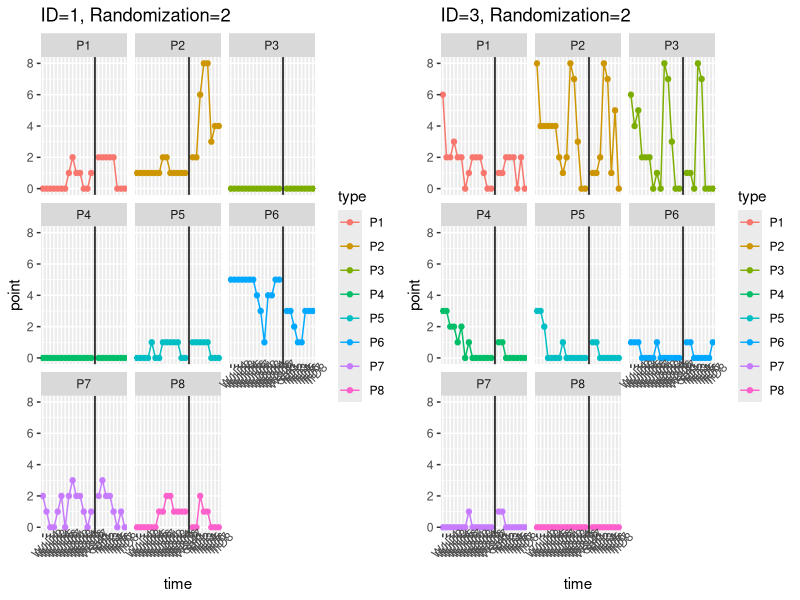
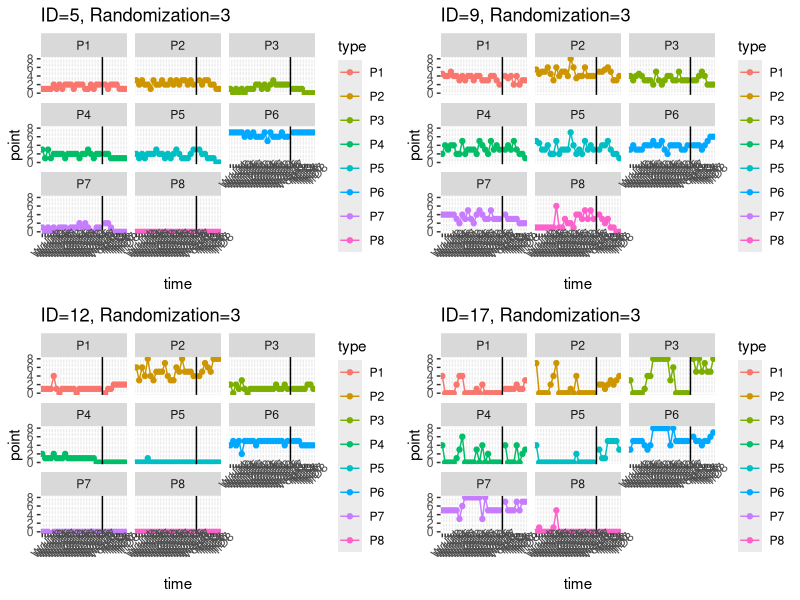
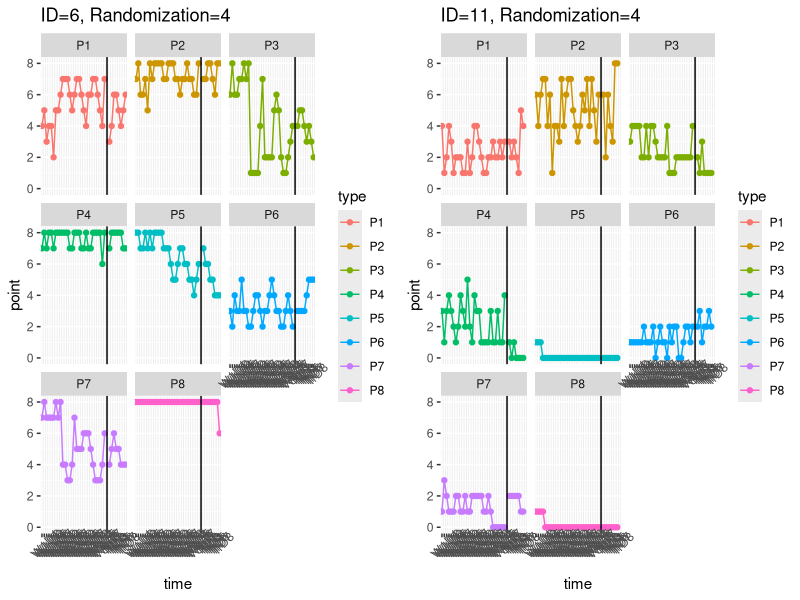

Write the R code that produced these figures, in order.
## ---- chunk 1
knitr::opts_chunk$set(echo = TRUE)
## ---- chunk 2
library(ggplot2)
library(readxl)
library(tidyverse)
library(ggpubr)
data<- read_excel("Daily Monitor Tracking Log.xlsx")
## ---- chunk 3
#Two weeks
#1
data1 <- data[c(1:8),]
data1 <- data1[, colSums(is.na(data1)) != nrow(data1)]
data1 <- data1[,-c(1:3)]
x <- rep(NA,8)
data1 <- cbind(data1[,c(1:14)], x, data1[,c(15:22)])
time <- rep(c("W1D1","W1D2","W1D3","W1D4","W1D5","W1D6","W1D7","W2D1","W2D2","W2D3","W2D4","W2D5","W2D6","W2D7","Split","TrD1","TrD2","TrD3","TrD4","TrD5","TrD6","TrD7","TrD8"),8)
point <- c(t(as.matrix(data1)))
type <- rep(c("P1","P2","P3","P4","P5","P6","P7","P8"),each=23)
df <- data.frame(time=time,point=point,type=type)
df$time <- factor(df$time,levels=c("W1D1","W1D2","W1D3","W1D4","W1D5","W1D6","W1D7","W2D1","W2D2","W2D3","W2D4","W2D5","W2D6","W2D7","Split","TrD1","TrD2","TrD3","TrD4","TrD5","TrD6","TrD7","TrD8"))
p1 <- ggplot(data=df,mapping=aes(x=time,y=point,group=type,colour=type))+geom_line()+geom_point()+theme(axis.text.x=element_text(angle=45))+scale_y_continuous(limits = c(0, 8))+ggtitle("ID=1, Randomization=2")+facet_wrap(~type)+geom_vline(xintercept=15)

#2

data2 <- data[c(17:24),]
data2 <- data2[, colSums(is.na(data2)) != nrow(data2)]
data2 <- data2[,-c(1:3)]
x <- rep(NA,8)
data2 <- cbind(data2[,c(1:14)], x, data2[,c(15:22)])
time <- rep(c("W1D1","W1D2","W1D3","W1D4","W1D5","W1D6","W1D7","W2D1","W2D2","W2D3","W2D4","W2D5","W2D6","W2D7","Split","TrD1","TrD2","TrD3","TrD4","TrD5","TrD6","TrD7","TrD8"),8)
point <- c(t(as.matrix(data2)))
type <- rep(c("P1","P2","P3","P4","P5","P6","P7","P8"),each=23)
df <- data.frame(time=time,point=point,type=type)
df$time <- factor(df$time,levels=c("W1D1","W1D2","W1D3","W1D4","W1D5","W1D6","W1D7","W2D1","W2D2","W2D3","W2D4","W2D5","W2D6","W2D7","Split","TrD1","TrD2","TrD3","TrD4","TrD5","TrD6","TrD7","TrD8"))
p2 <- ggplot(data=df,mapping=aes(x=time,y=point,group=type,colour=type))+geom_line()+geom_point()+theme(axis.text.x=element_text(angle=45))+scale_y_continuous(limits = c(0, 8))+ggtitle("ID=3, Randomization=2")+facet_wrap(~type)+geom_vline(xintercept=15)
ggarrange(p1,p2,ncol=2,nrow=1)
## ---- chunk 4
#Three weeks
#3
data3 <- data[c(9:16),]
data3 <- data3[, colSums(is.na(data3)) != nrow(data3)]
data3 <- data3[,-c(1:3)]
x <- rep(NA,8)
data3 <- cbind(data3[,c(1:21)], x, data3[,c(22:29)])
time <- rep(c("W1D1","W1D2","W1D3","W1D4","W1D5","W1D6","W1D7","W2D1","W2D2","W2D3","W2D4","W2D5","W2D6","W2D7","W3D1","W3D2","W3D3","W3D4","W3D5","W3D6","W3D7","Split","TrD1","TrD2","TrD3","TrD4","TrD5","TrD6","TrD7","TrD8"),8)
point <- c(t(as.matrix(data3)))
type <- rep(c("P1","P2","P3","P4","P5","P6","P7","P8"),each=30)
df <- data.frame(time=time,point=point,type=type)
df$time <- factor(df$time,levels=c("W1D1","W1D2","W1D3","W1D4","W1D5","W1D6","W1D7","W2D1","W2D2","W2D3","W2D4","W2D5","W2D6","W2D7","W3D1","W3D2","W3D3","W3D4","W3D5","W3D6","W3D7","Split","TrD1","TrD2","TrD3","TrD4","TrD5","TrD6","TrD7","TrD8"))
p3 <- ggplot(data=df,mapping=aes(x=time,y=point,group=type,colour=type))+geom_line()+geom_point()+theme(axis.text.x=element_text(angle=45))+scale_y_continuous(limits = c(0, 8))+ggtitle("ID=5, Randomization=3")+facet_wrap(~type)+geom_vline(xintercept=22)

#4
data4 <- data[c(33:40),]
data4 <- data4[, colSums(is.na(data4)) != nrow(data4)]
data4 <- data4[,-c(1:3)]
x <- rep(NA,8)
data4 <- cbind(data4[,c(1:21)], x, data4[,c(22:29)])
time <- rep(c("W1D1","W1D2","W1D3","W1D4","W1D5","W1D6","W1D7","W2D1","W2D2","W2D3","W2D4","W2D5","W2D6","W2D7","W3D1","W3D2","W3D3","W3D4","W3D5","W3D6","W3D7","Split","TrD1","TrD2","TrD3","TrD4","TrD5","TrD6","TrD7","TrD8"),8)
point <- c(t(as.matrix(data4)))
type <- rep(c("P1","P2","P3","P4","P5","P6","P7","P8"),each=30)
df <- data.frame(time=time,point=point,type=type)
df$time <- factor(df$time,levels=c("W1D1","W1D2","W1D3","W1D4","W1D5","W1D6","W1D7","W2D1","W2D2","W2D3","W2D4","W2D5","W2D6","W2D7","W3D1","W3D2","W3D3","W3D4","W3D5","W3D6","W3D7","Split","TrD1","TrD2","TrD3","TrD4","TrD5","TrD6","TrD7","TrD8"))
p4 <- ggplot(data=df,mapping=aes(x=time,y=point,group=type,colour=type))+geom_line()+geom_point()+theme(axis.text.x=element_text(angle=45))+scale_y_continuous(limits = c(0, 8))+ggtitle("ID=9, Randomization=3")+facet_wrap(~type)+geom_vline(xintercept=22)

#5
data5 <- data[c(41:48),]
data5 <- data5[, colSums(is.na(data5)) != nrow(data5)]
data5 <- data5[,-c(1:3)]
x <- rep(NA,8)
data5 <- cbind(data5[,c(1:21)], x, data5[,c(22:29)])
time <- rep(c("W1D1","W1D2","W1D3","W1D4","W1D5","W1D6","W1D7","W2D1","W2D2","W2D3","W2D4","W2D5","W2D6","W2D7","W3D1","W3D2","W3D3","W3D4","W3D5","W3D6","W3D7","Split","TrD1","TrD2","TrD3","TrD4","TrD5","TrD6","TrD7","TrD8"),8)
point <- c(t(as.matrix(data5)))
type <- rep(c("P1","P2","P3","P4","P5","P6","P7","P8"),each=30)
df <- data.frame(time=time,point=point,type=type)
df$time <- factor(df$time,levels=c("W1D1","W1D2","W1D3","W1D4","W1D5","W1D6","W1D7","W2D1","W2D2","W2D3","W2D4","W2D5","W2D6","W2D7","W3D1","W3D2","W3D3","W3D4","W3D5","W3D6","W3D7","Split","TrD1","TrD2","TrD3","TrD4","TrD5","TrD6","TrD7","TrD8"))
p5 <- ggplot(data=df,mapping=aes(x=time,y=point,group=type,colour=type))+geom_line()+geom_point()+theme(axis.text.x=element_text(angle=45))+scale_y_continuous(limits = c(0, 8))+ggtitle("ID=12, Randomization=3")+facet_wrap(~type)+geom_vline(xintercept=22)

#6
data6 <- data[c(57:64),]
data6 <- data6[, colSums(is.na(data6)) != nrow(data6)]
data6 <- data6[,-c(1:3)]
x <- rep(NA,8)
data6 <- cbind(data6[,c(1:21)], x, data6[,c(22:29)])
time <- rep(c("W1D1","W1D2","W1D3","W1D4","W1D5","W1D6","W1D7","W2D1","W2D2","W2D3","W2D4","W2D5","W2D6","W2D7","W3D1","W3D2","W3D3","W3D4","W3D5","W3D6","W3D7","Split","TrD1","TrD2","TrD3","TrD4","TrD5","TrD6","TrD7","TrD8"),8)
point <- c(t(as.matrix(data6)))
type <- rep(c("P1","P2","P3","P4","P5","P6","P7","P8"),each=30)
df <- data.frame(time=time,point=point,type=type)
df$time <- factor(df$time,levels=c("W1D1","W1D2","W1D3","W1D4","W1D5","W1D6","W1D7","W2D1","W2D2","W2D3","W2D4","W2D5","W2D6","W2D7","W3D1","W3D2","W3D3","W3D4","W3D5","W3D6","W3D7","Split","TrD1","TrD2","TrD3","TrD4","TrD5","TrD6","TrD7","TrD8"))
p6 <- ggplot(data=df,mapping=aes(x=time,y=point,group=type,colour=type))+geom_line()+geom_point()+theme(axis.text.x=element_text(angle=45))+scale_y_continuous(limits = c(0, 8))+ggtitle("ID=17, Randomization=3")+facet_wrap(~type)+geom_vline(xintercept=22)
ggarrange(p3,p4,p5,p6,ncol=2,nrow=2)
## ---- chunk 5
#Four weeks
#7
data7 <- data[c(25:32),]
data7 <- data7[, colSums(is.na(data7)) != nrow(data7)]
data7 <- data7[,-c(1:3)]
x <- rep(NA,8)
data7 <- cbind(data7[,c(1:28)], x, data7[,c(29:36)])
time <- rep(c("W1D1","W1D2","W1D3","W1D4","W1D5","W1D6","W1D7","W2D1","W2D2","W2D3","W2D4","W2D5","W2D6","W2D7","W3D1","W3D2","W3D3","W3D4","W3D5","W3D6","W3D7","W4D1","W4D2","W4D3","W4D4","W4D5","W4D6","W4D7","Split","TrD1","TrD2","TrD3","TrD4","TrD5","TrD6","TrD7","TrD8"),8)
point <- c(t(as.matrix(data7)))
type <- rep(c("P1","P2","P3","P4","P5","P6","P7","P8"),each=37)
df <- data.frame(time=time,point=point,type=type)
df$time <- factor(df$time,levels=c("W1D1","W1D2","W1D3","W1D4","W1D5","W1D6","W1D7","W2D1","W2D2","W2D3","W2D4","W2D5","W2D6","W2D7","W3D1","W3D2","W3D3","W3D4","W3D5","W3D6","W3D7","W4D1","W4D2","W4D3","W4D4","W4D5","W4D6","W4D7","Split","TrD1","TrD2","TrD3","TrD4","TrD5","TrD6","TrD7","TrD8"))
p7 <- ggplot(data=df,mapping=aes(x=time,y=point,group=type,colour=type))+geom_line()+geom_point()+theme(axis.text.x=element_text(angle=45))+scale_y_continuous(limits = c(0, 8))+ggtitle("ID=6, Randomization=4")+facet_wrap(~type)+geom_vline(xintercept=29)

#8
data8 <- data[c(49:56),]
data8 <- data8[,-c(1:3)]
x <- rep(NA,8)
data8 <- cbind(data8[,c(1:28)], x, data8[,c(29:36)])
time <- rep(c("W1D1","W1D2","W1D3","W1D4","W1D5","W1D6","W1D7","W2D1","W2D2","W2D3","W2D4","W2D5","W2D6","W2D7","W3D1","W3D2","W3D3","W3D4","W3D5","W3D6","W3D7","W4D1","W4D2","W4D3","W4D4","W4D5","W4D6","W4D7","Split","TrD1","TrD2","TrD3","TrD4","TrD5","TrD6","TrD7","TrD8"),8)
point <- c(t(as.matrix(data8)))
type <- rep(c("P1","P2","P3","P4","P5","P6","P7","P8"),each=37)
df <- data.frame(time=time,point=point,type=type)
df$time <- factor(df$time,levels=c("W1D1","W1D2","W1D3","W1D4","W1D5","W1D6","W1D7","W2D1","W2D2","W2D3","W2D4","W2D5","W2D6","W2D7","W3D1","W3D2","W3D3","W3D4","W3D5","W3D6","W3D7","W4D1","W4D2","W4D3","W4D4","W4D5","W4D6","W4D7","Split","TrD1","TrD2","TrD3","TrD4","TrD5","TrD6","TrD7","TrD8"))
p8 <- ggplot(data=df,mapping=aes(x=time,y=point,group=type,colour=type))+geom_line()+geom_point()+theme(axis.text.x=element_text(angle=45))+scale_y_continuous(limits = c(0, 8))+ggtitle("ID=11, Randomization=4")+facet_wrap(~type)+geom_vline(xintercept=29)
ggarrange(p7,p8,ncol=2,nrow=1)
